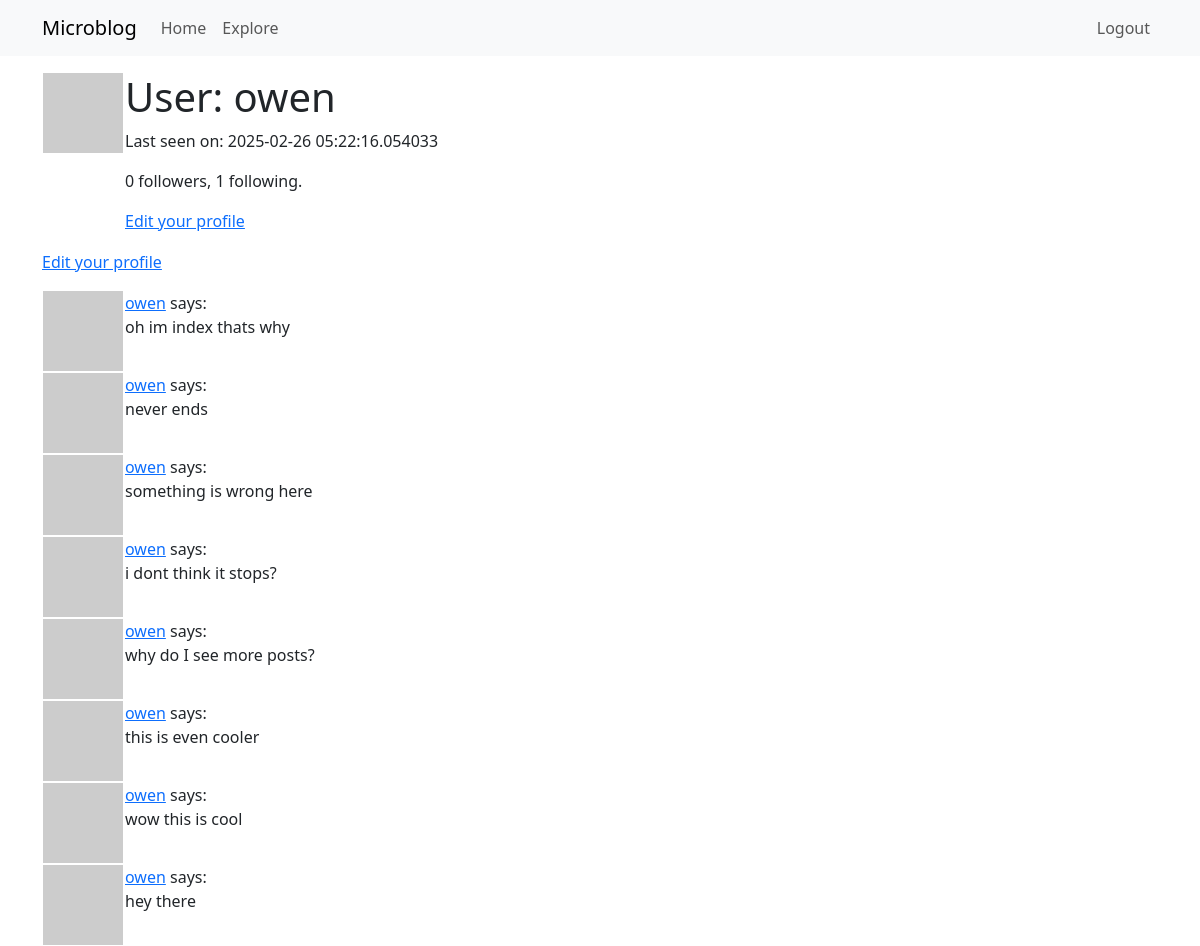
The app's page /user/owen (signed in) with its own data.
### app/models.py (models this page shows, shortened)
class User(UserMixin, db.Model):
    id:             so.Mapped[int] = so.mapped_column(primary_key=True)
    username:       so.Mapped[str] = so.mapped_column(sa.String(64), index=True, unique=True)
    email:          so.Mapped[str] = so.mapped_column(sa.String(120), index=True, unique=True)
    password_hash:  so.Mapped[Optional[str]] = so.mapped_column(sa.String(256))
    posts:          so.WriteOnlyMapped['Post'] = so.relationship(back_populates='author')
    about_me: so.Mapped[Optional[str]] = so.mapped_column(sa.String(140))
    last_seen: so.Mapped[Optional[datetime]] = so.mapped_column(default=lambda: datetime.now(timezone.utc))
    following: so.WriteOnlyMapped['User'] = so.relationship(
        secondary=followers,
        primaryjoin=(followers.c.follower_id == id),
        secondaryjoin=(followers.c.followed_id == id),
        back_populates='followers'
    )
    followers: so.WriteOnlyMapped['User'] = so.relationship(
        secondary=followers,
        primaryjoin=(followers.c.followed_id == id),
        secondaryjoin=(followers.c.follower_id == id),
        back_populates='following'
    )
    def avatar(self, size):
        digest = md5(self.email.lower().encode('utf-8')).hexdigest()
        return f'https://www.gravatar.com/avatar/{digest}?d=identicon&s={size}'
    def followers_count(self):
        query = sa.select(sa.func.count()).select_from(
            self.followers.select().subquery()
        )
        return db.session.scalar(query)
    def following_count(self):
        query = sa.select(sa.func.count()).select_from(
            self.following.select().subquery()
        )
        return db.session.scalar(query)

class Post(db.Model):
    id:         so.Mapped[int] = so.mapped_column(primary_key=True)
    body:       so.Mapped[str] = so.mapped_column(sa.String(140))
    timestamp:  so.Mapped[datetime] = so.mapped_column(index=True, default=lambda: datetime.now(timezone.utc))
    user_id:    so.Mapped[int] = so.mapped_column(sa.ForeignKey(User.id), index=True)
    author:     so.Mapped[User] = so.relationship(back_populates='posts')
    about_me: so.Mapped[Optional[str]] = so.mapped_column(sa.String(140))
    last_seen: so.Mapped[Optional[datetime]] = so.mapped_column(default=lambda: datetime.now(timezone.utc))

### app/routes.py (the view)
@app.route('/user/<username>')
@login_required
def user(username):
	user = db.first_or_404(sa.select(User).where(User.username == username))
	page = request.args.get('page', 1, type=int)
	query = user.posts.select().order_by(Post.timestamp.desc())
	posts = db.paginate(query, page=page, per_page=app.config['POSTS_PER_PAGE'], error_out=False)
	next_url = url_for('user', username=user.username, page=posts.next_num) if posts.has_next else None
	prev_url = url_for('user', username=user.username, page=posts.prev_num) if posts.has_prev else None
	form = EmptyForm()
	return render_template('user.html', user=user, posts=posts.items, form=form, next_url=next_url, prev_url=prev_url)

### app/models.py (called while the page is built)
@login.user_loader
def load_user(id):
    return db.session.get(User, int(id))

### app/routes.py (called while the page is built)
@app.before_request
def before_request():
	if current_user.is_authenticated:
		current_user.last_seen = datetime.now(timezone.utc)
		db.session.commit()

### app/templates/user.html (shortened to what this page needs)
{% extends "base.html" %}
{% block content %}
    <table>
        <tr valign="top">
            <td><img src="{{ user.avatar(128) }}"></td>
            <td>
                <h1>User: {{ user.username }}</h1>
                {% if user.last_seen %}<p>Last seen on: {{ user.last_seen }}</p>{% endif %}
                <p>{{ user.followers_count() }} followers, {{ user.following_count() }} following.</p>
                {% if user == current_user %}
                <p><a href="{{ url_for('edit_profile') }}">Edit your profile</a></p>
                {% endif %}
            </td>
        </tr>
    </table>
    {% if user == current_user %}
    <p><a href="{{ url_for('edit_profile') }}">Edit your profile</a></p>
    {% endif %}
    {% for post in posts %}
        {% include '_post.html' %}
    {% endfor %}
{% endblock %}

### app/templates/_post.html
<table>
    <tr valign="top">
        <td><img src="{{ post.author.avatar(36) }}"></td>
        <td>
            <a href="{{ url_for('user', username=post.author.username) }}">{{ post.author.username }}</a> says:<br>
            {{ post.body }}
        </td>
    </tr>
</table>

### records on screen
User: username "owen", last_seen "2025-02-26 05:22:16.054033"
Post: author.username "owen", body "oh im index thats why"
Post: author.username "owen", body "never ends"
Post: author.username "owen", body "something is wrong here"
Post: author.username "owen", body "i dont think it stops?"
Post: author.username "owen", body "why do I see more posts?"
Post: author.username "owen", body "this is even cooler"
Post: author.username "owen", body "wow this is cool"
Post: author.username "owen", body "hey there"

### other values on screen
{{ user.followers_count() }} "0"
{{ user.following_count() }} "1"
